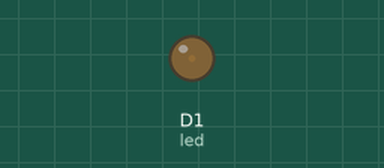
Simulated run of this sketch. Board: ESP8266 (NodeMCU). On the bench: output pins drawn as LEDs (lit = HIGH).

Above: at 0.05 s.
At 2.8 s:
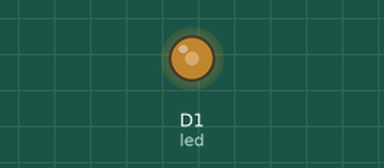
At 5.55 s:
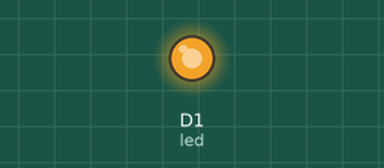
At 11.1 s:
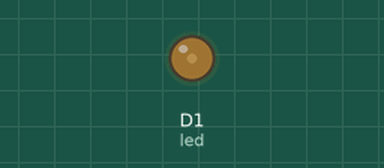
Timing chart, 0 to 16.0 s (numbered marks = the images above):
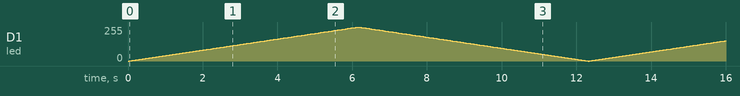

The sketch:

my_blink.ino
```cpp
int led = D1;           // 输出PWM信号的针脚
int brightness = 0;    // 初始亮度
int fadeAmount = 5;    // 每次递增多少亮度值

void setup() {
  // 定义针脚为输出模式
  pinMode(led, OUTPUT);
}

void loop() {
  // 向针脚写入亮度信息，analogWrite 会自动转为PWM输出
  analogWrite(led, brightness);

  // 亮度增加一级
  brightness = brightness + fadeAmount;

  // 如果亮度超出了范围，则递减（亮度下降）
  if (brightness <= 0 || brightness >= 1023) {
    fadeAmount = -fadeAmount;
  }
  // 每30毫秒变化一次
  delay(30);
}
```
